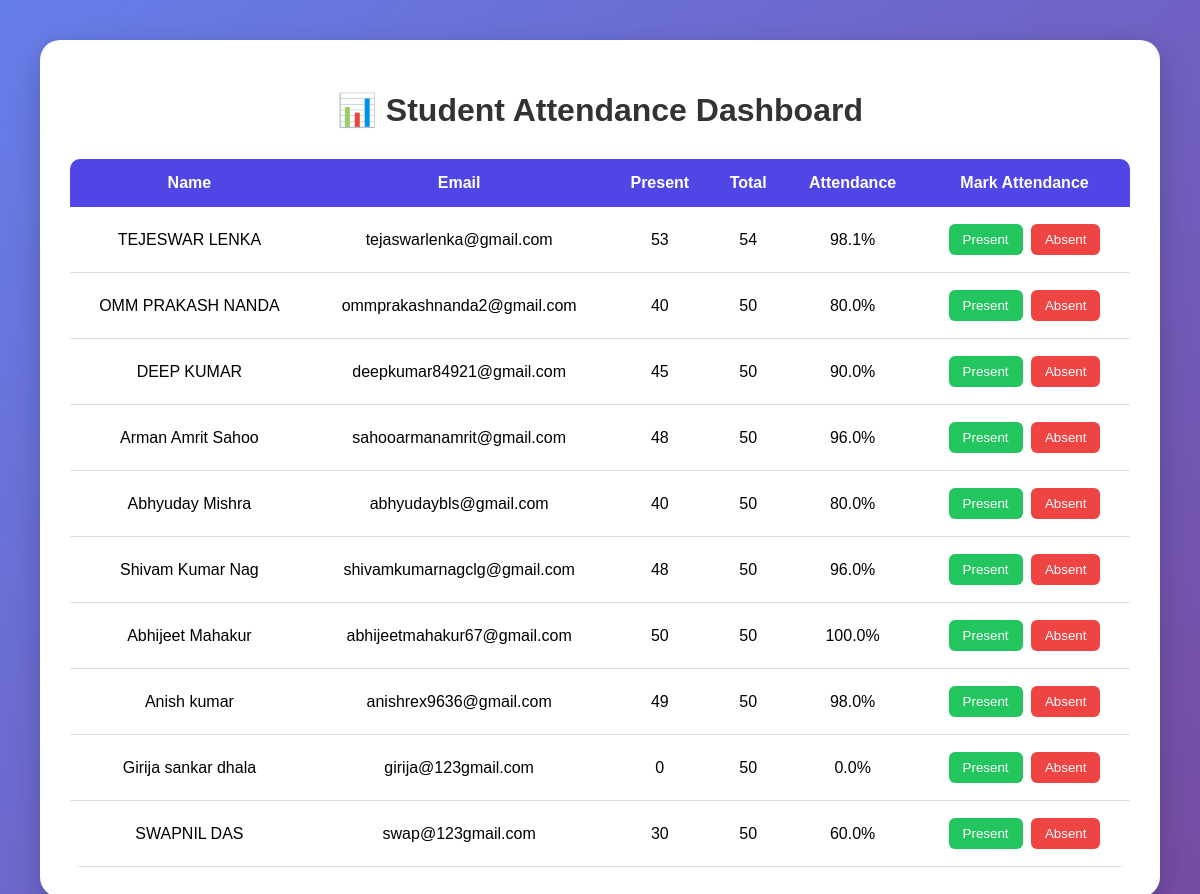
The page / on the database its author committed.
### core/models.py (models this page shows, shortened)
class Student(models.Model):
    name = models.CharField(max_length=100)
    email = models.EmailField(unique=True)
    total_classes = models.IntegerField(default=0)
    classes_attended = models.IntegerField(default=0)
    @property
    def attendance_percentage(self):
        if self.total_classes == 0:
            return 0
        return round((self.classes_attended / self.total_classes) * 100, 1)

### core/views.py (the view, shortened to what this page needs)
# urls.py: path('', views.dashboard, name='dashboard'),
def dashboard(request):
    students = Student.objects.all()
    return render(request, 'core/dashboard.html', {
        'students': students
    })

### core/templates/core/dashboard.html (shortened to what this page needs)
<!DOCTYPE html>
<html>
<head>
</head>
<body>
<div class="container">
    <h1>📊 Student Attendance Dashboard</h1>
    <table>
        <tr>
            <th>Name</th>
            <th>Email</th>
            <th>Present</th>
            <th>Total</th>
            <th>Attendance</th>
            <th>Mark Attendance</th>
        </tr>
        {% for student in students %}
        <tr>
            <td>{{ student.name }}</td>
            <td>{{ student.email }}</td>
            <td>{{ student.classes_attended }}</td>
            <td>{{ student.total_classes }}</td>
            <td>{{ student.attendance_percentage }}%</td>
            <td>
                <form method="POST">
                    <button type="submit" name="status" value="present">
                        Present
                    </button>
                    <button type="submit" name="status" value="absent">
                        Absent
                    </button>
                </form>
            </td>
        </tr>
        {% endfor %}
    </table>
</div>
</body>
</html>

### core/templates/core/dashboard.html (style rules this page uses)
body { margin: 0; font-family: Arial, sans-serif; background: linear-gradient(135deg, #667eea, #764ba2); min-height: 100vh; padding: 40px; }
.container { max-width: 1100px; margin: auto; background: white; padding: 30px; border-radius: 20px; box-shadow: 0 10px 30px rgba(0,0,0,0.2); }
h1 { text-align: center; color: #333; margin-bottom: 30px; }
table { width: 100%; border-collapse: collapse; overflow: hidden; border-radius: 10px; }
th { background: #4f46e5; color: white; padding: 15px; }
td { padding: 15px; text-align: center; border-bottom: 1px solid #ddd; }
button { border: none; padding: 8px 14px; border-radius: 6px; cursor: pointer; margin: 2px; color: white; }
button[value="present"] { background: #22c55e; }
button[value="absent"] { background: #ef4444; }

### rows shown on the page
Student: name "TEJESWAR LENKA", email "tejaswarlenka@gmail.com", classes_attended "53", total_classes "54", attendance_percentage "98.1"
Student: name "OMM PRAKASH NANDA", email "ommprakashnanda2@gmail.com", classes_attended "40", total_classes "50", attendance_percentage "80.0"
Student: name "DEEP KUMAR", email "deepkumar84921@gmail.com", classes_attended "45", total_classes "50", attendance_percentage "90.0"
Student: name "Arman Amrit Sahoo", email "sahooarmanamrit@gmail.com", classes_attended "48", total_classes "50", attendance_percentage "96.0"
Student: name "Abhyuday Mishra", email "abhyudaybls@gmail.com", classes_attended "40", total_classes "50", attendance_percentage "80.0"
Student: name "Shivam Kumar Nag", email "shivamkumarnagclg@gmail.com", classes_attended "48", total_classes "50", attendance_percentage "96.0"
Student: name "Abhijeet Mahakur", email "abhijeetmahakur67@gmail.com", classes_attended "50", total_classes "50", attendance_percentage "100.0"
Student: name "Anish kumar", email "anishrex9636@gmail.com", classes_attended "49", total_classes "50", attendance_percentage "98.0"
Student: name "Girija sankar dhala", email "girija@123gmail.com", classes_attended "0", total_classes "50", attendance_percentage "0.0"
Student: name "SWAPNIL DAS", email "swap@123gmail.com", classes_attended "30", total_classes "50", attendance_percentage "60.0"
